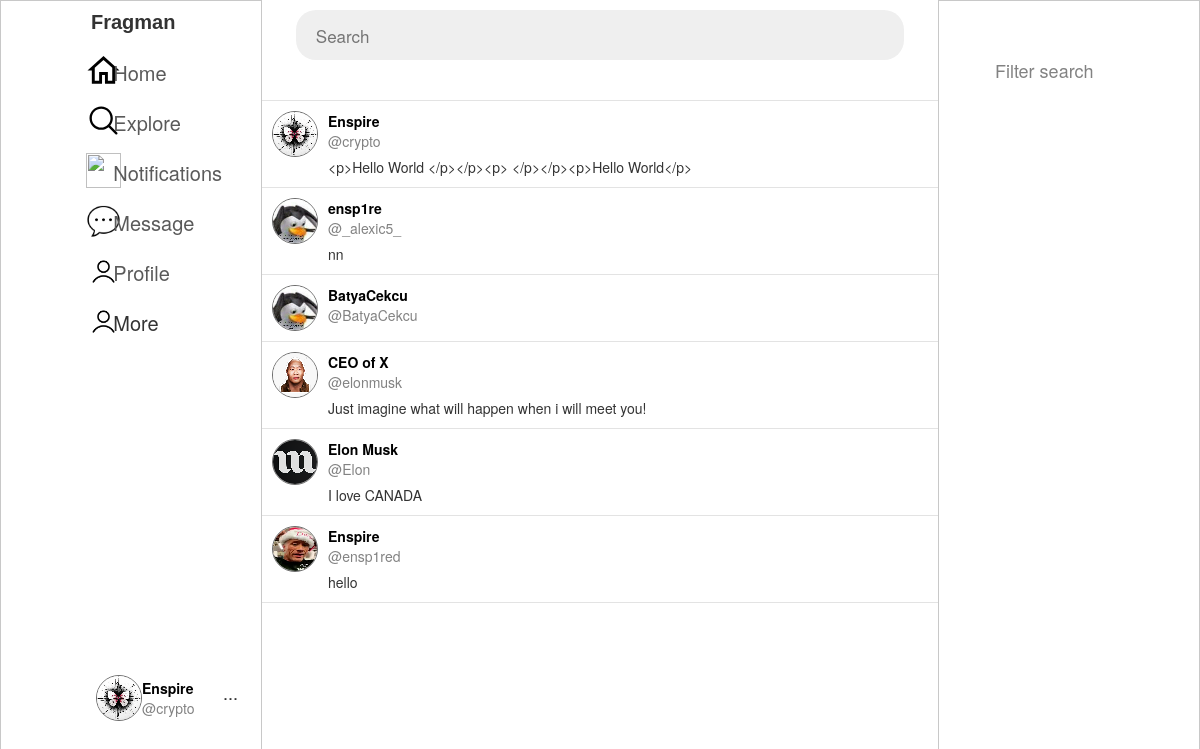
Page /search (signed in) on the committed database.
### main/models.py (models this page shows, shortened)
class Profile(models.Model):
    first_name = models.CharField(max_length=100, blank=True)
    last_name = models.CharField(max_length=100, blank=True)
    nickname = models.CharField(max_length=100, blank=True)
    username = models.ForeignKey(User, on_delete=models.CASCADE)
    friends = models.ManyToManyField(User, blank=True, related_name="friends")
    avatar = models.ImageField(default="photo_2021-10-16_13-01-08.jpg", upload_to='avatars/')
    bio = models.TextField(max_length=2000, blank=True)
    location = models.CharField(max_length=200, blank=True)
    created = models.DateTimeField(auto_now_add=True)
    updated = models.DateTimeField(auto_now=True)

### main/views.py (the view)
# urls.py: path("search", views.search, name="search"),
@login_required(login_url="login")
def search(request):
    search_query = request.GET.get("q", "")
    user_object = request.user
    my_profile = Profile.objects.get(username=user_object)
    username_object = User.objects.filter(username__icontains=search_query)
    if username_object:
        username_profiles = []
        username_profile_list = []
        for users in username_object:
            username_profiles.append(Profile.objects.filter(username=users))
        username_profile_list = list(chain(*username_profiles))
        return render(request, "find_people.html", {
            "is_users": True,
            "users": username_profile_list,
            "my_profile": my_profile,
            'is_me': True if my_profile in username_profile_list else False,
            "user": user_object
        })
    else:
        return render(request, "find_people.html", {
            "is_users": False,
            "my_profile": my_profile,
            "user": user_object
        })

### templates/find_people.html (shortened to what this page needs)
{% extends 'base.html' %}
{% load static %}
{% block content %}
    <div class="Page">
        <div class="wrap-container">
            <div class="navigate-bars wrap-1">
                <div class="empty">
                </div>
                <div class="main-left-container">
                    <div class="logo">
                        <h4>Fragman</h4>
                    </div>
                    <nav class="nav-bar">
                        <div class="home-nav">
                            <div class="svg">
                            </div>
                            <div class="a">
                                <a href="{% url 'index' %}" class="home-href">Home</a>
                            </div>
                        </div>
                        <div class="home-nav">
                            <div class="svg">
                            </div>
                            <div class="explore">
                                <a href="{% url 'explore' %}" class="explore-href">Explore</a>
                            </div>
                        </div>
                        <div class="home-nav">
                            <div class="svg">
                                <img style="width: 35px; height: 35px"
                                     src="{% static 'images/icons8-notifications-78.png' %}" alt="">
                            </div>
                            <div class="notifications">
                                <a href="{% url 'notifications' %}" class="notifications-href">Notifications</a>
                            </div>
                        </div>
                        <div class="home-nav">
                            <div class="svg">
                                <img style="width: 35px; height: 35px"
                                     src="{% static 'images/icons8-chat-bubble-50.png' %}" alt="">
                            </div>
                            <div class="Message">
                                <a href="{% url 'show_msg' %}" class="Message-href">Message</a>
                            </div>
                        </div>
                        <div class="home-nav">
                            <div class="svg">
                                <img style="width: 35px; height: 35px"
                                     src="{% static 'images/icons8-customer-64.png' %}" alt="">
                            </div>
                            <div class="Profile">
                                <a href="profile/{{ user.username }}" class="profile-href">Profile</a>
                            </div>
                        </div>
                        <div class="home-nav">
                            <div class="svg">
                                <img style="width: 35px; height: 35px"
                                     src="{% static 'images/icons8-customer-64.png' %}" alt="">
                            </div>
                            <div class="More">
                                <a class="more-href">More</a>
                            </div>
                        </div>
                    </nav>
                    <div class="more-settings">
                        <div class="logout-profile-settings">
                            <div class="lgm">
                                <div>
                                    <img class="logo-image lgm" src="{{ my_profile.avatar.url }}" alt="">
                                </div>
                            </div>
                            <div class="user-nick">
                                <div class="set-nick-user">
                                    <span class="nickname ">{{ my_profile.nickname }}</span>
                                    <span class="username">@{{ my_profile.username }}</span>
                                </div>
                            </div>
                            <div class="dots">
                                <h4>...</h4>
                            </div>
                        </div>
                    </div>
                </div>
            </div>
            <div class="content-sector wrap-2">
                <div class="search-user">
                    <form action="{% url 'search' %}" method="GET">
                        <input name="q" id="search" type="text" placeholder="Search">
                    </form>
                </div>
                <div class="search-user">
                    <div class="users-container">
                        {% if is_users %}
                            {% for user in users %}
                                <div class="users">
                                    <div class="inner-items">
                                        <div class="div-logo-us">
                                            <div class="logo-user">
                                                <a href="{% url 'profile' pk=user.username %}">
                                                    <img class="logo-image lgm" src="{{ user.avatar.url }}" alt="">
                                                </a>
                                            </div>
                                            <div class="navigate-user-block">
                                                <a href="{% url 'profile' pk=user.username %}" class="nickname">
                                                    {{ user.nickname }}
                                                </a>
                                                <span class="username">@{{ user.username }}</span>
                                            </div>
                                        </div>
                                    </div>
                                    <div class="bio-user">
                                        {{ user.bio }}
                                    </div>
                                </div>
                            {% endfor %}
                        {% else %}
                            <h4>No users</h4>
                        {% endif %}
                    </div>
                </div>
            </div>
            <div class="left-side wrap3">
                <div class="suggested-users">
                    <div class="description-field">
                        <h4 class="des-text">Filter search</h4>
                    </div>
                </div>
                <div class="empty">
                </div>
            </div>
        </div>
    </div>
{% endblock %}

### static_root/css/style.css (style rules this page uses)
body { margin: 0; font-size: 14px; font-family: Arial sans-serif; background: #e9e9e9; }
* { box-sizing: border-box; }
.wrap-container { display: flex; }
.navigate-bars { flex: 1; background: #ffffff; border: 1px solid #c8c8c8; height: 100vh; }
.content-sector { flex: 1.8 }
.left-side { flex: 1; background: #ffffff; border: 1px solid #c8c8c8; }
form { width: 100%; }
.logo-image { width: 46px; height: 46px; border-radius: 50%; border: 1px solid #6a6a6a; image-rendering: pixelated; object-fit: cover; position: relative; }
.more-settings { display: flex; align-items: center; justify-content: center; }
.nickname { color: black; font-weight: bold; margin-right: 5px; }
.username { color: #828282; }
.navigate-bars { display: flex; width: 100%; }
.empty { width: 25%; }
.main-left-container { width: 70%; }
.logo { margin-bottom: 20px; }
.logo h4 { font-size: 20px; font-weight: bolder; font-family: "Sitka Heading", sans-serif; margin-left: 25px; }
.home-nav { width: 100%; height: 40px; display: flex; align-items: center; margin: 10px; transition: .3s; }
.svg { height: 100%; width: 15%; justify-content: center; align-items: center; margin-left: 10px; }
.svg svg { width: 35px; height: 35px; }
.a, .explore, .notifications, .Message, .Profile, .More { display: flex; height: 100%; width: 90%; justify-content: flex-start; align-items: center; }
.home-href, .explore-href, .notifications-href, .Message-href, .profile-href, .more-href { color: #5a5a5a; font-size: 20px; }
.logout-profile-settings { width: 100%; height: 50px; }
.more-settings { position: relative; top: 320px; }
.user-nick { width: 60%; }
.logout-profile-settings { display: flex; width: 100%; justify-content: space-between; align-items: center; margin-left: 20px; height: 50px; transition: .3s; padding: 10px; }
.set-nick-user { display: flex; flex-direction: column; }
.dots { position: relative; bottom: 5px; }
.left-side { display: flex; }
.suggested-users { position: relative; top: 50px; width: 80%; margin-left: 10px; }
.description-field { display: flex; justify-content: space-around; }
.des-text { color: #828282; }
.navigate-bars, .left-side { border-bottom: none; }
.search-user { width: 100%; height: 100px; }
.search-user form { margin-top: 10px; display: flex; justify-content: center; align-items: center; }
#search { width: 90%; height: 50px; font-size: 17px; padding-left: 20px; border-radius: 20px; border: none; background: #efefef; outline: none; }
.users-container { width: 100%; border-top: 1px solid #e3e3e3; }
.users { display: flex; width: 100%; flex-direction: column; padding: 10px; transition: .3s; border-bottom: 1px solid #e3e3e3; }
.inner-items { display: flex; width: 100%; justify-content: space-between; }
.navigate-user-block { display: flex; flex-direction: column; width: 200px; margin-right: 40px; }
.logo-user { margin-right: 10px; }
.div-logo-us { display: flex; }
.bio-user { width: 600px; word-wrap: break-word; margin-left: 56px; }
body { margin: 0; padding: 0; font-family: Arial, sans-serif; }
.content-sector { display: flex; flex-direction: column; height: 100vh; }

### rows in the picture
Profile: avatar (picture), nickname "Enspire", username "crypto", bio "<p>Hello World </p></p><p> </p></p><p>Hello World</p>"
Profile: avatar (picture), nickname "ensp1re", username "_alexic5_", bio "nn"
Profile: avatar (picture), nickname "BatyaCekcu", username "BatyaCekcu"
Profile: avatar (picture), nickname "CEO of X", username "elonmusk", bio "Just imagine what will happen when i will meet you!"
Profile: avatar (picture), nickname "Elon Musk", username "Elon", bio "I love CANADA"
Profile: avatar (placeholder picture), nickname "Enspire", username "ensp1red", bio "hello"
